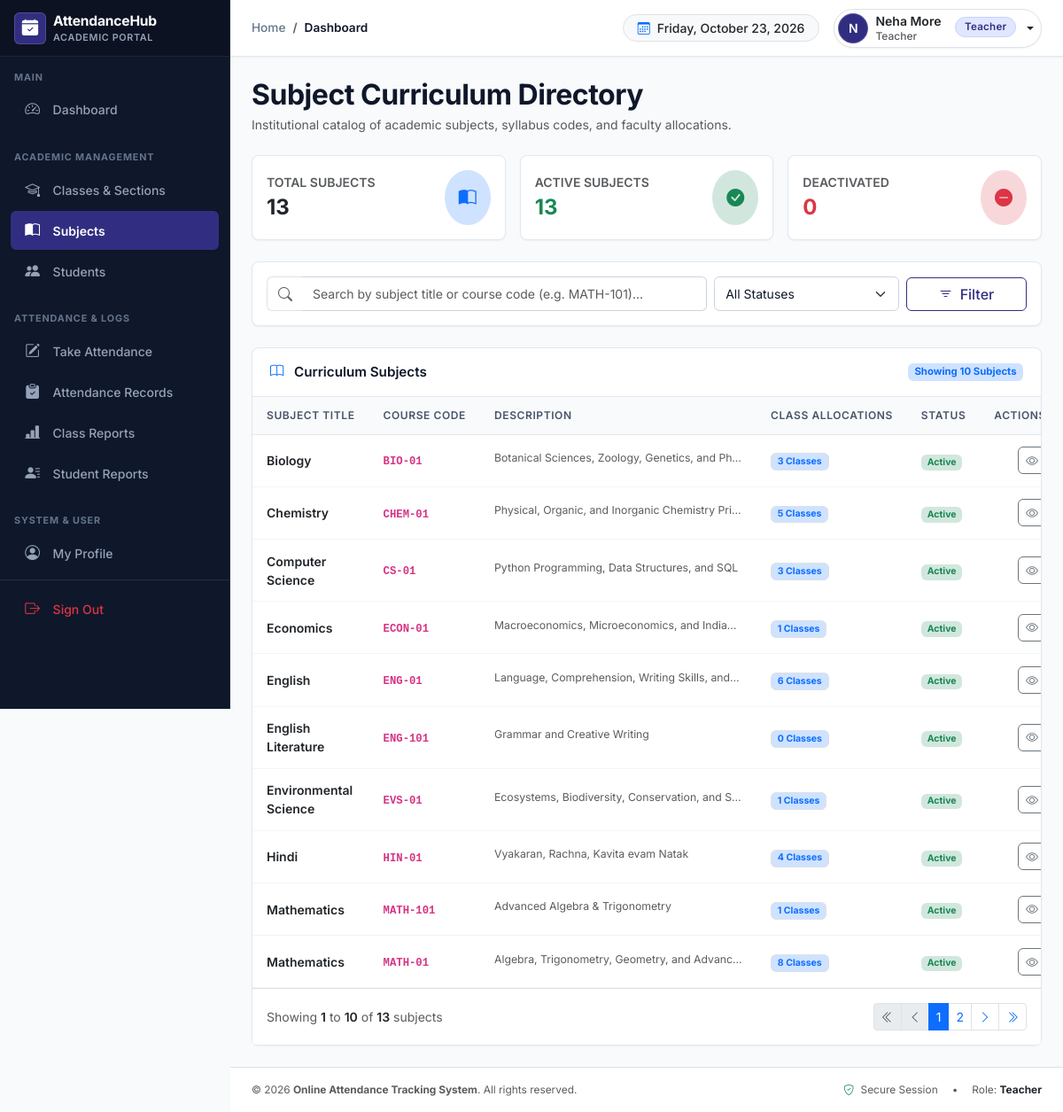
The app's page /academics/subjects/ (signed in) with its own data.
### accounts/models.py (models this page shows, shortened)
class User(AbstractUser):
    class Role(models.TextChoices):
        ADMIN = 'ADMIN', 'Administrator'
        TEACHER = 'TEACHER', 'Teacher'
    ROLE_GROUP_MAPPING = {
        Role.ADMIN: 'Administrator',
        Role.TEACHER: 'Teacher',
    }
    role = models.CharField(
        max_length=20,
        choices=Role.choices,
        default=Role.ADMIN,
        help_text='Designates the role of this user within the attendance tracking system.'
    )
    phone_number = models.CharField(max_length=20, blank=True, null=True)
    profile_picture = models.ImageField(upload_to='profiles/', blank=True, null=True)
    @property
    def is_administrator(self):
        return self.role == self.Role.ADMIN or self.is_superuser
    @property
    def is_teacher_user(self):
        return self.role == self.Role.TEACHER
    def can_view_reports(self):
        return self.is_administrator or self.is_teacher_user or self.has_perm('attendance.can_view_reports')

### academics/models.py (models this page shows, shortened)
class Subject(models.Model):
    name = models.CharField(
        max_length=100,
        help_text="Subject title (e.g. 'Mathematics', 'Physics')."
    )
    code = models.CharField(
        max_length=20,
        unique=True,
        db_index=True,
        help_text="Unique course code identifier (e.g. 'MATH-101')."
    )
    description = models.TextField(
        blank=True,
        help_text="Optional syllabus summary or course overview."
    )
    is_active = models.BooleanField(
        default=True,
        help_text="Designates whether this subject is actively taught."
    )
    created_at = models.DateTimeField(auto_now_add=True)
    updated_at = models.DateTimeField(auto_now=True)
    class Meta:
        ordering = ['name']
        verbose_name = 'Subject'
        verbose_name_plural = 'Subjects'
        indexes = [
            models.Index(fields=['code']),
            models.Index(fields=['is_active']),
        ]

### academics/views.py (the view)
# urls.py: path('subjects/', views.SubjectListView.as_view(), name='subject_list'),
@method_decorator(login_required, name='dispatch')
class SubjectListView(ListView):
    model = Subject
    template_name = 'academics/subject_list.html'
    context_object_name = 'subjects'
    paginate_by = 10
    def get_queryset(self):
        qs = Subject.objects.all().annotate(assignment_count=Count('class_assignments'))
        q = self.request.GET.get('q', '').strip()
        if q:
            qs = qs.filter(Q(name__icontains=q) | Q(code__icontains=q))
        status = self.request.GET.get('status', 'all').strip()
        if status == 'active':
            qs = qs.filter(is_active=True)
        elif status == 'inactive':
            qs = qs.filter(is_active=False)
        return qs.order_by('name')
    def get_context_data(self, **kwargs):
        context = super().get_context_data(**kwargs)
        all_subjects = Subject.objects.all()
        params = self.request.GET.copy()
        params.pop('page', None)
        context['query_string'] = params.urlencode()
        context.update({
            'search_query': self.request.GET.get('q', '').strip(),
            'selected_status': self.request.GET.get('status', 'all').strip(),
            'total_count': all_subjects.count(),
            'active_count': all_subjects.filter(is_active=True).count(),
            'inactive_count': all_subjects.filter(is_active=False).count(),
        })
        return context

### templates/academics/subject_list.html (shortened to what this page needs)
{% extends 'base.html' %}
{% block content %}
<div class="d-flex flex-column flex-md-row align-items-md-center justify-content-between gap-3 mb-4">
    <div>
        <h2 class="fw-bold mb-1">Subject Curriculum Directory</h2>
        <p class="text-muted small mb-0">Institutional catalog of academic subjects, syllabus codes, and faculty allocations.</p>
    </div>
</div>
<div class="row g-3 mb-4">
    <div class="col-sm-4">
        <div class="card card-modern p-3 d-flex flex-row align-items-center justify-content-between">
            <div>
                <div class="text-muted small fw-semibold text-uppercase">Total Subjects</div>
                <div class="fs-4 fw-bold text-dark">{{ total_count }}</div>
            </div>
            <div class="rounded-circle bg-primary-subtle text-primary p-3">
                <i class="bi bi-book-half fs-5"></i>
            </div>
        </div>
    </div>
    <div class="col-sm-4">
        <div class="card card-modern p-3 d-flex flex-row align-items-center justify-content-between">
            <div>
                <div class="text-muted small fw-semibold text-uppercase">Active Subjects</div>
                <div class="fs-4 fw-bold text-success">{{ active_count }}</div>
            </div>
            <div class="rounded-circle bg-success-subtle text-success p-3">
                <i class="bi bi-check-circle-fill fs-5"></i>
            </div>
        </div>
    </div>
    <div class="col-sm-4">
        <div class="card card-modern p-3 d-flex flex-row align-items-center justify-content-between">
            <div>
                <div class="text-muted small fw-semibold text-uppercase">Deactivated</div>
                <div class="fs-4 fw-bold text-danger">{{ inactive_count }}</div>
            </div>
            <div class="rounded-circle bg-danger-subtle text-danger p-3">
                <i class="bi bi-dash-circle-fill fs-5"></i>
            </div>
        </div>
    </div>
</div>
<div class="card card-modern mb-4">
    <div class="card-body p-3">
        <form method="get" class="row g-2 align-items-center">
            <div class="col-md-7">
                <div class="input-group">
                    <span class="input-group-text bg-white border-end-0 text-muted">
                        <i class="bi bi-search"></i>
                    </span>
                    <input type="text" name="q" value="{{ search_query }}" class="form-control border-start-0" placeholder="Search by subject title or course code (e.g. MATH-101)...">
                </div>
            </div>
            <div class="col-md-3">
                <select name="status" class="form-select">
                    <option value="all" {% if selected_status == 'all' %}selected{% endif %}>All Statuses</option>
                </select>
            </div>
            <div class="col-md-2 d-flex gap-2">
                <button type="submit" class="btn btn-outline-primary flex-grow-1">
                    <i class="bi bi-filter me-1"></i> Filter
                </button>
            </div>
        </form>
    </div>
</div>
<div class="card card-modern">
    <div class="card-modern-header d-flex align-items-center justify-content-between">
        <span><i class="bi bi-book me-2 text-primary"></i> Curriculum Subjects</span>
        <span class="badge bg-primary-subtle text-primary">Showing {{ subjects|length }} Subjects</span>
    </div>
    <div class="card-body p-0">
        {% if subjects %}
            <div class="table-responsive">
                <table class="table table-custom table-hover align-middle mb-0">
                    <thead>
                        <tr>
                            <th>Subject Title</th>
                            <th>Course Code</th>
                            <th>Description</th>
                            <th>Class Allocations</th>
                            <th>Status</th>
                            <th class="text-end">Actions</th>
                        </tr>
                    </thead>
                    <tbody>
                        {% for subject in subjects %}
                            <tr>
                                <td>
                                    <div class="fw-semibold text-dark">
                                        <a href="{% url 'academics:subject_detail' subject.pk %}" class="text-decoration-none text-dark hover-primary">
                                            {{ subject.name }}
                                        </a>
                                    </div>
                                </td>
                                <td><code class="fw-bold">{{ subject.code }}</code></td>
                                <td>
                                    <span class="small text-muted text-truncate d-inline-block" style="max-width: 280px;">
                                        {{ subject.description|default:"No description provided" }}
                                    </span>
                                </td>
                                <td>
                                    <a href="{% url 'academics:subject_detail' subject.pk %}" class="badge bg-primary-subtle text-primary text-decoration-none border">
                                        {{ subject.assignment_count }} Classes
                                    </a>
                                </td>
                                <td>
                                    {% if subject.is_active %}
                                        <span class="badge bg-success-subtle text-success">Active</span>
                                    {% else %}
                                        <span class="badge bg-danger-subtle text-danger">Inactive</span>
                                    {% endif %}
                                </td>
                                <td class="text-end">
                                    <div class="btn-group btn-group-sm">
                                        <a href="{% url 'academics:subject_detail' subject.pk %}" class="btn btn-outline-secondary" title="View Subject & Class Allocations">
                                            <i class="bi bi-eye"></i>
                                        </a>
                                    </div>
                                </td>
                            </tr>
                        {% endfor %}
                    </tbody>
                </table>
            </div>
            {% include 'includes/pagination.html' with entity_name='subjects' %}
        {% endif %}
    </div>
</div>
{% endblock %}

### templates/includes/topbar.html (shortened to what this page needs)
<header class="topbar-custom sticky-top">
    <div class="container-fluid px-3 px-md-4 h-100 d-flex align-items-center justify-content-between">
        <div class="d-flex align-items-center gap-2 gap-md-3">
            <div class="d-flex align-items-center">
                <nav aria-label="breadcrumb" class="d-none d-sm-block">
                    <ol class="breadcrumb mb-0">
                        {% block breadcrumb %}
                        <li class="breadcrumb-item"><a href="{% url 'dashboard:index' %}" class="text-decoration-none">Home</a></li>
                        <li class="breadcrumb-item active" aria-current="page">Dashboard</li>
                        {% endblock %}
                    </ol>
                </nav>
            </div>
        </div>
        <div class="d-flex align-items-center gap-2 gap-md-3">
            <div class="d-none d-md-flex align-items-center text-muted small bg-light border px-3 py-1 rounded-pill">
                <i class="bi bi-calendar3 text-primary me-2"></i>
                <span class="fw-medium text-dark">{% now "l, F j, Y" %}</span>
            </div>
            {% if user.is_authenticated %}
            <div class="dropdown">
                <button class="btn btn-profile-dropdown dropdown-toggle d-flex align-items-center gap-2 p-1 pe-2 rounded-pill border"
                        type="button" id="userMenuButton" data-bs-toggle="dropdown" aria-expanded="false">
                    <div class="user-avatar-circle">
                        {{ user.first_name|first|default:user.username|first|upper }}
                    </div>
                    <div class="d-none d-sm-flex flex-column text-start me-1">
                        <span class="fw-semibold text-dark small lh-1">
                            {{ user.get_full_name|default:user.username }}
                        </span>
                        <span class="text-muted smaller lh-1 mt-1">
                            {{ user.get_role_display }}
                        </span>
                    </div>
                    <span class="badge badge-role {% if user.is_administrator %}admin{% else %}teacher{% endif %} ms-1 d-none d-md-inline-block">
                        {{ user.get_role_display }}
                    </span>
                </button>
            </div>
            {% else %}
            <a class="btn btn-primary btn-sm px-3" href="{% url 'accounts:login' %}">
                <i class="bi bi-box-arrow-in-right me-1"></i> Sign In
            </a>
            {% endif %}
        </div>
    </div>
</header>

### templates/includes/footer.html
<footer class="footer-custom mt-auto">
    <div class="container-fluid px-3 px-md-4 py-3 border-top bg-white">
        <div class="d-flex flex-column flex-sm-row align-items-center justify-content-between text-muted small gap-2">
            <div>
                &copy; {% now "Y" %} <strong>Online Attendance Tracking System</strong>. All rights reserved.
            </div>
            <div class="d-flex align-items-center gap-3">
                <span><i class="bi bi-shield-check text-success me-1"></i> Secure Session</span>
                <span class="d-none d-md-inline">&bull;</span>
                <span class="d-none d-md-inline">Role: <strong class="text-dark">{{ user.get_role_display|default:"Guest" }}</strong></span>
            </div>
        </div>
    </div>
</footer>

### records on screen
User: first_name|first "N", get_full_name "Neha More", role "Teacher"
Subject: name "Biology", code "BIO-01", description "Botanical Sciences, Zoology, Genetics, and Ph…", assignment_count "3", is_active "Active"
Subject: name "Chemistry", code "CHEM-01", description "Physical, Organic, and Inorganic Chemistry Pri…", assignment_count "5", is_active "Active"
Subject: name "Computer Science", code "CS-01", description "Python Programming, Data Structures, and SQL", assignment_count "3", is_active "Active"
Subject: name "Economics", code "ECON-01", description "Macroeconomics, Microeconomics, and India…", assignment_count "1", is_active "Active"
Subject: name "English", code "ENG-01", description "Language, Comprehension, Writing Skills, and…", assignment_count "6", is_active "Active"
Subject: name "English Literature", code "ENG-101", description "Grammar and Creative Writing", assignment_count "0", is_active "Active"
Subject: name "Environmental Science", code "EVS-01", description "Ecosystems, Biodiversity, Conservation, and S…", assignment_count "1", is_active "Active"
Subject: name "Hindi", code "HIN-01", description "Vyakaran, Rachna, Kavita evam Natak", assignment_count "4", is_active "Active"
Subject: name "Mathematics", code "MATH-101", description "Advanced Algebra & Trigonometry", assignment_count "1", is_active "Active"
Subject: name "Mathematics", code "MATH-01", description "Algebra, Trigonometry, Geometry, and Advanc…", assignment_count "8", is_active "Active"

### other values on screen
{{ total_count }} "13"
{{ active_count }} "13"
{{ inactive_count }} "0"
{{ subjects|length }} "10"
{{ page_obj.start_index }} "1"
{{ page_obj.end_index }} "10"
{{ paginator.count }} "13"
{{ entity_name|default:"entries" }} "subjects"
{{ num }} "1"
{{ num }} "2"
